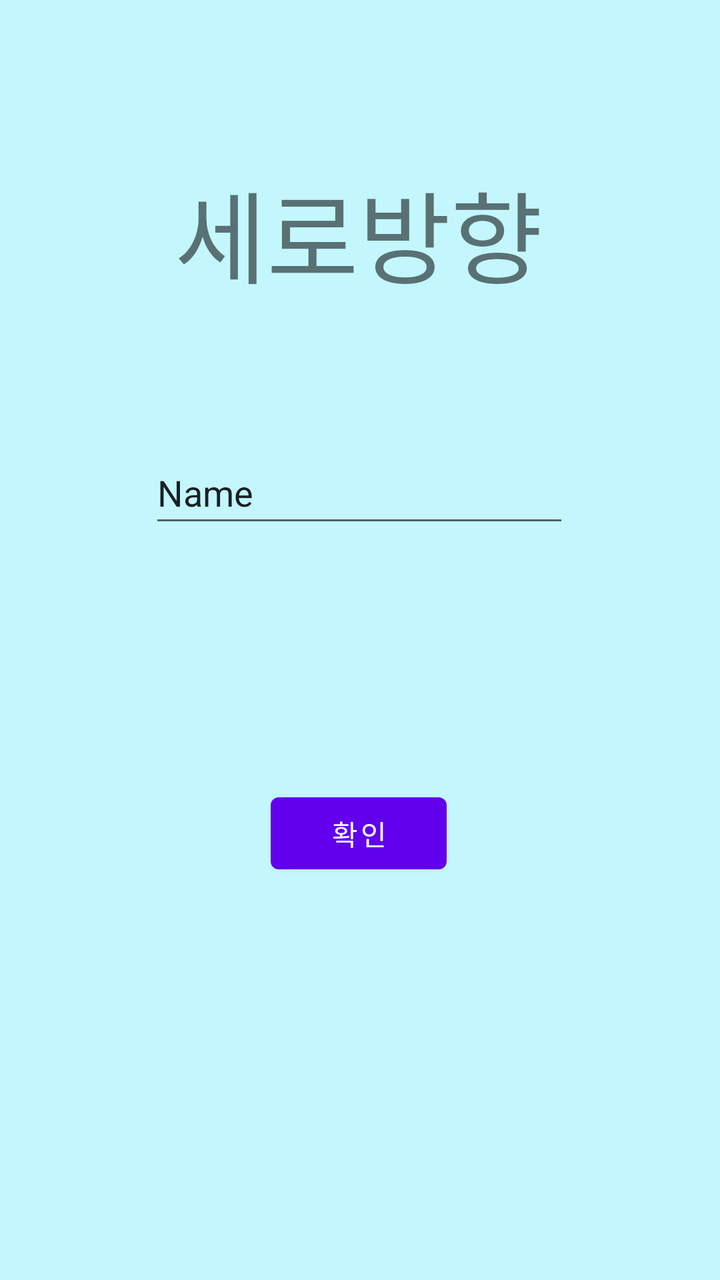
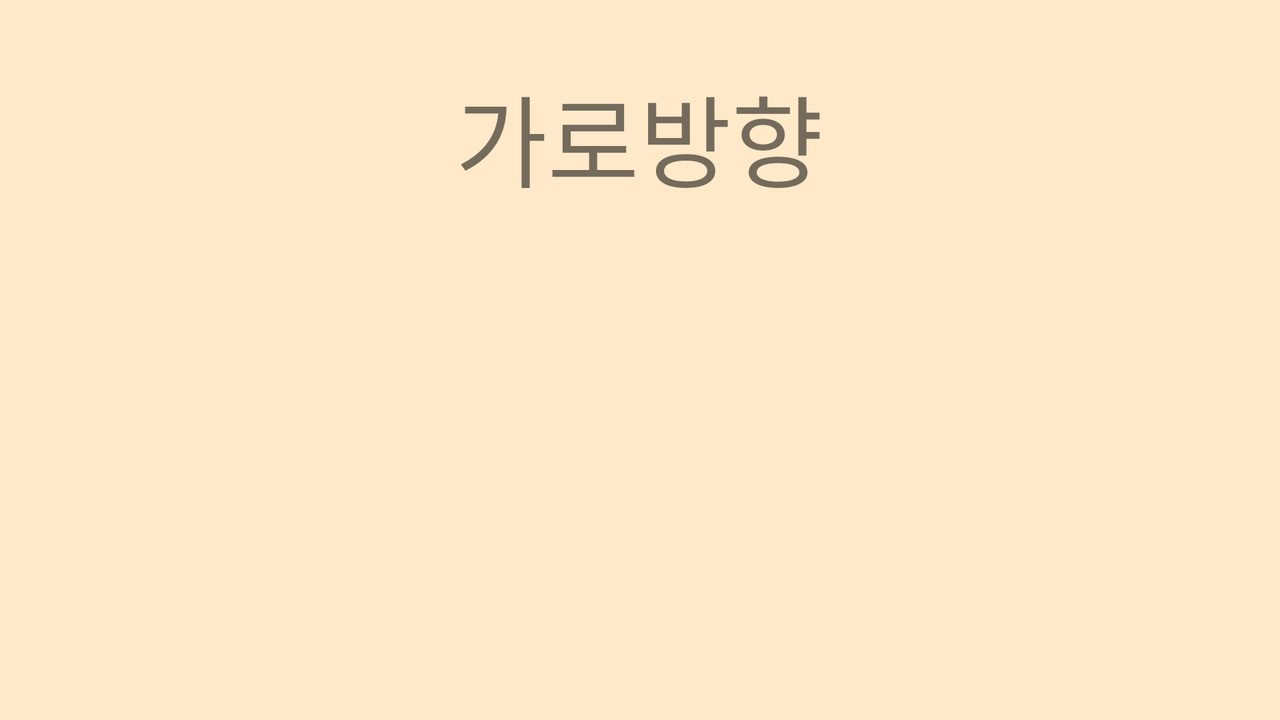

Compare how this app lays out the same screen by default and in its alternative resource folder. The renders come first, then the two layout files and the values they reference.
<!-- AndroidManifest.xml: application theme Theme.MyAndroidStudy -->
<!-- res/layout/activity_orientation.xml -->
<?xml version="1.0" encoding="utf-8"?>
<androidx.constraintlayout.widget.ConstraintLayout xmlns:android="http://schemas.android.com/apk/res/android"
    xmlns:app="http://schemas.android.com/apk/res-auto"
    xmlns:tools="http://schemas.android.com/tools"
    android:layout_width="match_parent"
    android:layout_height="match_parent"
    android:background="#C3F7FD"
    tools:context=".OrientationActivity">

    <TextView
        android:id="@+id/textView"
        android:layout_width="wrap_content"
        android:layout_height="wrap_content"
        android:layout_marginTop="80dp"
        android:text="세로방향"
        android:textSize="50sp"
        app:layout_constraintEnd_toEndOf="parent"
        app:layout_constraintHorizontal_bias="0.497"
        app:layout_constraintStart_toStartOf="parent"
        app:layout_constraintTop_toTopOf="parent" />

    <EditText
        android:id="@+id/editText"
        android:layout_width="wrap_content"
        android:layout_height="wrap_content"
        android:layout_marginTop="68dp"
        android:ems="10"
        android:inputType="textPersonName"
        android:minHeight="48dp"
        android:text="Name"
        app:layout_constraintEnd_toEndOf="parent"
        app:layout_constraintHorizontal_bias="0.497"
        app:layout_constraintStart_toStartOf="parent"
        app:layout_constraintTop_toBottomOf="@+id/textView" />

    <Button
        android:id="@+id/button"
        android:layout_width="wrap_content"
        android:layout_height="wrap_content"
        android:layout_marginTop="100dp"
        android:text="확인"
        app:layout_constraintBottom_toBottomOf="parent"
        app:layout_constraintEnd_toEndOf="parent"
        app:layout_constraintHorizontal_bias="0.498"
        app:layout_constraintStart_toStartOf="parent"
        app:layout_constraintTop_toBottomOf="@+id/editText"
        app:layout_constraintVertical_bias="0.108" />
</androidx.constraintlayout.widget.ConstraintLayout>
<!-- resources referenced by this layout -->
<resources>
  <style name="Theme.MyAndroidStudy" parent="Theme.MaterialComponents.DayNight.NoActionBar">
          
          <item name="colorPrimary">@color/purple_500</item>
          <item name="colorPrimaryVariant">@color/purple_700</item>
          <item name="colorOnPrimary">@color/white</item>
          
          <item name="colorSecondary">@color/teal_200</item>
          <item name="colorSecondaryVariant">@color/teal_700</item>
          <item name="colorOnSecondary">@color/black</item>
          
          <item name="android:statusBarColor" tools:targetApi="l">?attr/colorPrimaryVariant</item>
          
      </style>
</resources>
<!-- res/layout-land/activity_orientation.xml (the repository's variant of the layout above) -->
<!-- drawn on the phone turned sideways -->
<?xml version="1.0" encoding="utf-8"?>
<androidx.constraintlayout.widget.ConstraintLayout xmlns:android="http://schemas.android.com/apk/res/android"
    xmlns:app="http://schemas.android.com/apk/res-auto"
    xmlns:tools="http://schemas.android.com/tools"
    android:layout_width="match_parent"
    android:layout_height="match_parent"
    android:background="#FFE9C9"
    tools:context=".OrientationActivity">

    <TextView
        android:id="@+id/textView"
        android:layout_width="wrap_content"
        android:layout_height="wrap_content"
        android:layout_marginTop="32dp"
        android:text="가로방향"
        android:textSize="50sp"
        app:layout_constraintEnd_toEndOf="parent"
        app:layout_constraintHorizontal_bias="0.499"
        app:layout_constraintStart_toStartOf="parent"
        app:layout_constraintTop_toTopOf="parent" />

    <TextView
        android:id="@+id/textView2"
        android:layout_width="wrap_content"
        android:layout_height="wrap_content"
        android:layout_marginTop="112dp"
        android:textSize="30sp"
        app:layout_constraintEnd_toEndOf="parent"
        app:layout_constraintHorizontal_bias="0.499"
        app:layout_constraintStart_toStartOf="parent"
        app:layout_constraintTop_toBottomOf="@+id/textView" />
</androidx.constraintlayout.widget.ConstraintLayout>
